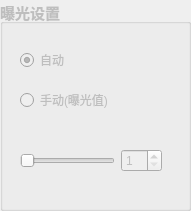
      <widget class="QGroupBox" name="m_exposureMode">
       <property name="enabled">
        <bool>false</bool>
       </property>
       <property name="geometry">
        <rect>
         <x>1300</x>
         <y>50</y>
         <width>191</width>
         <height>211</height>
        </rect>
       </property>
       <property name="font">
        <font>
         <pointsize>11</pointsize>
         <weight>75</weight>
         <bold>true</bold>
        </font>
       </property>
       <property name="title">
        <string>曝光设置</string>
       </property>
       <widget class="QRadioButton" name="m_autoExposure">
        <property name="geometry">
         <rect>
          <x>20</x>
          <y>50</y>
          <width>54</width>
          <height>20</height>
         </rect>
        </property>
        <property name="font">
         <font>
          <pointsize>9</pointsize>
          <weight>50</weight>
          <bold>false</bold>
         </font>
        </property>
        <property name="text">
         <string>自动</string>
        </property>
        <property name="checked">
         <bool>true</bool>
        </property>
       </widget>
       <widget class="QRadioButton" name="m_manualExposure">
        <property name="geometry">
         <rect>
          <x>20</x>
          <y>90</y>
          <width>102</width>
          <height>20</height>
         </rect>
        </property>
        <property name="font">
         <font>
          <pointsize>9</pointsize>
          <weight>50</weight>
          <bold>false</bold>
         </font>
        </property>
        <property name="text">
         <string>手动(曝光值)</string>
        </property>
       </widget>
       <widget class="QWidget" name="layoutWidget">
        <property name="geometry">
         <rect>
          <x>20</x>
          <y>130</y>
          <width>142</width>
          <height>61</height>
         </rect>
        </property>
        <layout class="QHBoxLayout" name="horizontalLayout_12">
         <item>
          <widget class="QSlider" name="m_exposureSlider">
           <property name="enabled">
            <bool>false</bool>
           </property>
           <property name="sizePolicy">
            <sizepolicy hsizetype="MinimumExpanding" vsizetype="Fixed">
             <horstretch>0</horstretch>
             <verstretch>0</verstretch>
            </sizepolicy>
           </property>
           <property name="maximumSize">
            <size>
             <width>16777215</width>
             <height>16777215</height>
            </size>
           </property>
           <property name="minimum">
            <number>1</number>
           </property>
           <property name="maximum">
            <number>92</number>
           </property>
           <property name="singleStep">
            <number>1</number>
           </property>
           <property name="orientation">
            <enum>Qt::Horizontal</enum>
           </property>
          </widget>
         </item>
         <item>
          <widget class="QSpinBox" name="m_exposureSpinBox">
           <property name="enabled">
            <bool>false</bool>
           </property>
           <property name="font">
            <font>
             <pointsize>9</pointsize>
             <weight>50</weight>
             <bold>false</bold>
            </font>
           </property>
           <property name="minimum">
            <number>1</number>
           </property>
           <property name="maximum">
            <number>92</number>
           </property>
          </widget>
         </item>
        </layout>
       </widget>
      </widget>
